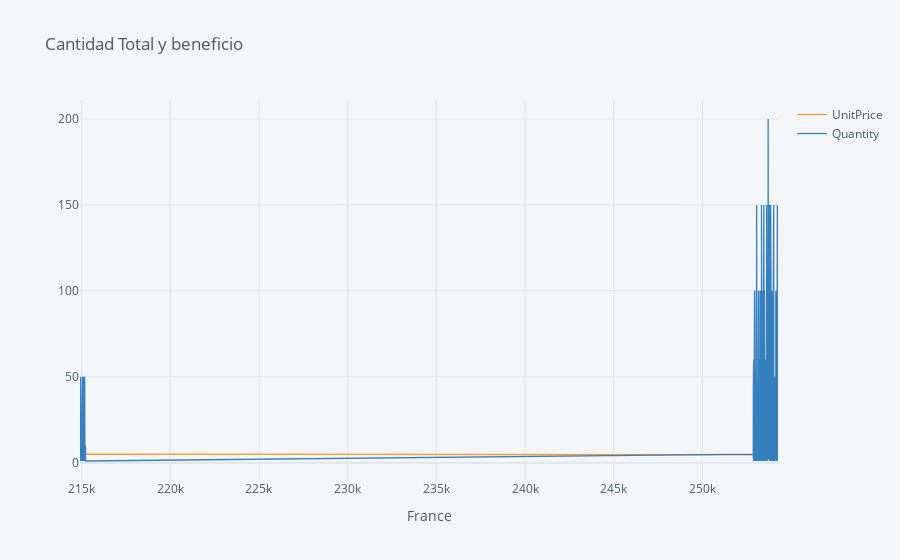

Source (notebook cell):
### Code cell
data3.iplot(kind='scatter', xTitle='France', title='Cantidad Total y beneficio')

### Figure 1 — Plotly figure (JSON) as saved in the notebook; plotly's stock layout.template omitted (floating-point values rounded to 4 significant figures; data arrays with more than 128 entries replaced by an {"elided": "..."} marker saying what was removed)
{"data": [{"line": {"color": "rgba(255, 153, 51, 1.0)", "dash": "solid", "shape": "linear", "width": 1.3}, "mode": "lines", "name": "UnitPrice", "text": "", "type": "scatter", "x": {"elided": "1713 int values"}, "y": {"elided": "1713 float values"}}, {"line": {"color": "rgba(55, 128, 191, 1.0)", "dash": "solid", "shape": "linear", "width": 1.3}, "mode": "lines", "name": "Quantity", "text": "", "type": "scatter", "x": {"elided": "1713 int values"}, "y": {"elided": "1713 int values"}}], "layout": {"legend": {"bgcolor": "#F5F6F9", "font": {"color": "#4D5663"}}, "paper_bgcolor": "#F5F6F9", "plot_bgcolor": "#F5F6F9", "title": {"font": {"color": "#4D5663"}, "text": "Cantidad Total y beneficio"}, "xaxis": {"gridcolor": "#E1E5ED", "showgrid": true, "tickfont": {"color": "#4D5663"}, "title": {"font": {"color": "#4D5663"}, "text": "France"}, "zerolinecolor": "#E1E5ED"}, "yaxis": {"gridcolor": "#E1E5ED", "showgrid": true, "tickfont": {"color": "#4D5663"}, "title": {"font": {"color": "#4D5663"}, "text": ""}, "zerolinecolor": "#E1E5ED"}}}
